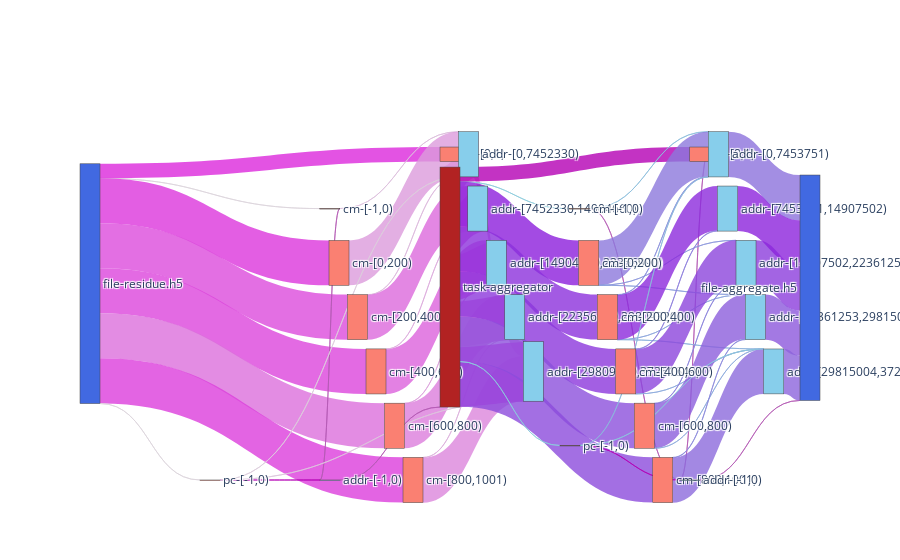

Notebook code for this chart:
### Code cell
AGG = nx.compose(G_AGG_R, G_AGG_W) 

agg_nodes, agg_nodes_dict = get_nodes_for_sankey(AGG,rm_tags=['agg_r','agg_w'])

agg_links = get_links_for_sankey(AGG, agg_nodes_dict)
fig = go.Figure(go.Sankey(
            node = agg_nodes,
            link = agg_links, orientation='h'))
fig.show()
fig.write_html(f"{path}/sankey-grouped-agg-vol-vfd.html")

### Figure 1 — Plotly figure (JSON) as saved in the notebook; plotly's stock layout.template omitted (floating-point values rounded to 4 significant figures)
{"data": [{"link": {"color": ["rgba(220, 212.8, 220, 0.8)", "rgba(220, 54.400000000000006, 220, 0.8)", "rgba(220, 76.0, 220, 0.8)", "rgba(220, 68.80000000000001, 220, 0.8)", "rgba(220, 112.0, 220, 0.8)", "rgba(220, 61.599999999999994, 220, 0.8)", "rgba(220, 212.8, 220, 0.8)", "rgba(220, 40.0, 220, 0.8)", "rgba(180, 90.0, 180, 0.8)", "rgba(220, 191.2, 220, 0.8)", "rgba(220, 155.2, 220, 0.8)", "rgba(220, 184.0, 220, 0.8)", "rgba(220, 104.8, 220, 0.8)", "rgba(220, 97.6, 220, 0.8)", "rgba(220, 169.6, 220, 0.8)", "rgba(220, 162.4, 220, 0.8)", "rgba(220, 126.39999999999999, 220, 0.8)", "rgba(220, 176.8, 220, 0.8)", "rgba(220, 133.60000000000002, 220, 0.8)", "rgba(180, 0.0, 180, 0.8)", "rgba(220, 205.6, 220, 0.8)", "rgba(220, 198.4, 220, 0.8)", "rgba(220, 140.8, 220, 0.8)", "rgba(180, 90.0, 180, 0.8)", "rgba(220, 148.0, 220, 0.8)", "rgba(220, 90.4, 220, 0.8)", "rgba(220, 83.19999999999999, 220, 0.8)", "rgba(220, 119.19999999999999, 220, 0.8)", "rgba(220, 47.20000000000002, 220, 0.8)", "rgba(140, 203.57142857142858, 220, 0.8)", "rgba(140, 30.0, 220, 0.8)", "rgba(140, 49.28571428571428, 220, 0.8)", "rgba(140, 55.71428571428572, 220, 0.8)", "rgba(140, 81.42857142857142, 220, 0.8)", "rgba(140, 75.0, 220, 0.8)", "rgba(140, 203.57142857142858, 220, 0.8)", "rgba(180, 0.0, 180, 0.8)", "rgba(180, 90.0, 180, 0.8)", "rgba(140, 190.71428571428572, 220, 0.8)", "rgba(180, 90.0, 180, 0.8)", "rgba(140, 120.0, 220, 0.8)", "rgba(140, 152.14285714285714, 220, 0.8)", "rgba(140, 158.57142857142858, 220, 0.8)", "rgba(140, 145.71428571428572, 220, 0.8)", "rgba(140, 165.0, 220, 0.8)", "rgba(140, 177.85714285714286, 220, 0.8)", "rgba(140, 42.85714285714286, 220, 0.8)", "rgba(140, 68.57142857142858, 220, 0.8)", "rgba(140, 171.42857142857144, 220, 0.8)", "rgba(140, 126.42857142857143, 220, 0.8)", "rgba(140, 132.85714285714286, 220, 0.8)", "rgba(140, 94.28571428571428, 220, 0.8)", "rgba(140, 171.42857142857144, 220, 0.8)", "rgba(140, 139.28571428571428, 220, 0.8)", "rgba(140, 107.14285714285715, 220, 0.8)", "rgba(180, 0.0, 180, 0.8)", "rgba(140, 184.28571428571428, 220, 0.8)", "rgba(140, 197.14285714285714, 220, 0.8)", "rgba(180, 90.0, 180, 0.8)", "rgba(140, 113.57142857142857, 220, 0.8)", "rgba(140, 62.14285714285714, 220, 0.8)", "rgba(140, 87.85714285714285, 220, 0.8)", "rgba(140, 100.71428571428572, 220, 0.8)", "rgba(140, 36.428571428571416, 220, 0.8)"], "label": ["Access Volume : 0 <br />Average Count : 3 <br />Average Access Size : 0 <br />Operation : read<br />Bandwidth : 0", "Access Volume : 7.42 MB <br />Average Count : 200 <br />Average Access Size : 37.11 KB <br />Operation : read<br />Bandwidth : 11.12 MB/s", "Access Volume : 7.44 MB <br />Average Count : 200 <br />Average Access Size : 37.21 KB <br />Operation : read<br />Bandwidth : 10.68 MB/s", "Access Volume : 7.44 MB <br />Average Count : 200 <br />Average Access Size : 37.2 KB <br />Operation : read<br />Bandwidth : 10.69 MB/s", "Access Volume : 7.44 MB <br />Average Count : 200 <br />Average Access Size : 37.21 KB <br />Operation : read<br />Bandwidth : 10.43 MB/s", "Access Volume : 7.48 MB <br />Average Count : 201 <br />Average Access Size : 37.21 KB <br />Operation : read<br />Bandwidth : 10.78 MB/s", "Access Volume : 0 <br />Average Count : 3 <br />Average Access Size : 0 <br />Operation : read<br />Bandwidth : 0", "Access Volume : 2.4 MB <br />Average Count : 1 <br />Average Access Size : 2.4 MB <br />Operation : read<br />Bandwidth : 1.56 GB/s", "Access Volume : 0 <br />Average Count : 1 <br />Average Access Size : 0 <br />Operation : open<br />Bandwidth : 0", "Access Volume : 2.51 KB <br />Average Count : 8 <br />Average Access Size : 314 B <br />Operation : read<br />Bandwidth : 714.15 B/s", "Access Volume : 7.43 MB <br />Average Count : 399 <br />Average Access Size : 18.62 KB <br />Operation : read<br />Bandwidth : 2.11 MB/s", "Access Volume : 37.06 KB <br />Average Count : 2 <br />Average Access Size : 18.53 KB <br />Operation : read<br />Bandwidth : 10.53 KB/s", "Access Volume : 7.41 MB <br />Average Count : 398 <br />Average Access Size : 18.62 KB <br />Operation : read<br />Bandwidth : 10.61 MB/s", "Access Volume : 7.41 MB <br />Average Count : 398 <br />Average Access Size : 18.62 KB <br />Operation : read<br />Bandwidth : 10.62 MB/s", "Access Volume : 36.86 KB <br />Average Count : 2 <br />Average Access Size : 18.43 KB <br />Operation : read<br />Bandwidth : 52.76 KB/s", "Access Volume : 37.54 KB <br />Average Count : 2 <br />Average Access Size : 18.77 KB <br />Operation : read<br />Bandwidth : 53.82 KB/s", "Access Volume : 7.41 MB <br />Average Count : 398 <br />Average Access Size : 18.62 KB <br />Operation : read<br />Bandwidth : 10.36 MB/s", "Access Volume : 37.25 KB <br />Average Count : 2 <br />Average Access Size : 18.62 KB <br />Operation : read<br />Bandwidth : 52.06 KB/s", "Access Volume : 7.45 MB <br />Average Count : 400 <br />Average Access Size : 18.62 KB <br />Operation : read<br />Bandwidth : 9.93 MB/s", "Access Volume : 0 <br />Average Count : 1 <br />Average Access Size : 0 <br />Operation : close<br />Bandwidth : 0", "Access Volume : 1.9 KB <br />Average Count : 4 <br />Average Access Size : 474 B <br />Operation : read<br />Bandwidth : 539.03 B/s", "Access Volume : 512 B <br />Average Count : 1 <br />Average Access Size : 512 B <br />Operation : read<br />Bandwidth : 682.71 B/s", "Access Volume : 2.4 MB <br />Average Count : 1 <br />Average Access Size : 2.4 MB <br />Operation : read<br />Bandwidth : 3.2 MB/s", "Access Volume : 0 <br />Average Count : 2 <br />Average Access Size : 0 <br />Operation : open<br />Bandwidth : 0", "Access Volume : 7.47 MB <br />Average Count : 413 <br />Average Access Size : 18.09 KB <br />Operation : read<br />Bandwidth : 2.12 MB/s", "Access Volume : 7.45 MB <br />Average Count : 400 <br />Average Access Size : 18.62 KB <br />Operation : read<br />Bandwidth : 10.66 MB/s", "Access Volume : 7.45 MB <br />Average Count : 400 <br />Average Access Size : 18.62 KB <br />Operation : read<br />Bandwidth : 10.68 MB/s", "Access Volume : 7.45 MB <br />Average Count : 400 <br />Average Access Size : 18.62 KB <br />Operation : read<br />Bandwidth : 10.41 MB/s", "Access Volume : 9.85 MB <br />Average Count : 402 <br />Average Access Size : 24.5 KB <br />Operation : read<br />Bandwidth : 13.13 MB/s", "Access Volume : 0 <br />Average Count : 3 <br />Average Access Size : 0 <br />Operation : write<br />Bandwidth : 0", "Access Volume : 7.42 MB <br />Average Count : 200 <br />Average Access Size : 37.11 KB <br />Operation : write<br />Bandwidth : 5.64 MB/s", "Access Volume : 7.44 MB <br />Average Count : 200 <br />Average Access Size : 37.21 KB <br />Operation : write<br />Bandwidth : 4.46 MB/s", "Access Volume : 7.44 MB <br />Average Count : 200 <br />Average Access Size : 37.2 KB <br />Operation : write<br />Bandwidth : 4.06 MB/s", "Access Volume : 7.44 MB <br />Average Count : 200 <br />Average Access Size : 37.21 KB <br />Operation : write<br />Bandwidth : 2.37 MB/s", "Access Volume : 7.48 MB <br />Average Count : 201 <br />Average Access Size : 37.21 KB <br />Operation : write<br />Bandwidth : 2.68 MB/s", "Access Volume : 0 <br />Average Count : 3 <br />Average Access Size : 0 <br />Operation : write<br />Bandwidth : 0", "Access Volume : 2.4 MB <br />Average Count : 1 <br />Average Access Size : 2.4 MB <br />Operation : open<br />Bandwidth : 1.56 GB/s", "Access Volume : 0 <br />Average Count : 1 <br />Average Access Size : 0 <br />Operation : open<br />Bandwidth : 0", "Access Volume : 590 B <br />Average Count : 4 <br />Average Access Size : 147.5 B <br />Operation : write<br />Bandwidth : 26.18 B/s", "Access Volume : 0 <br />Average Count : 1 <br />Average Access Size : 0 <br />Operation : open<br />Bandwidth : 0", "Access Volume : 7.41 MB <br />Average Count : 199 <br />Average Access Size : 37.25 KB <br />Operation : write<br />Bandwidth : 328.93 KB/s", "Access Volume : 1.26 KB <br />Average Count : 79 <br />Average Access Size : 16 B <br />Operation : write<br />Bandwidth : 577.9 B/s", "Access Volume : 1.92 KB <br />Average Count : 120 <br />Average Access Size : 16 B <br />Operation : write<br />Bandwidth : 538.75 B/s", "Access Volume : 74.4 KB <br />Average Count : 2 <br />Average Access Size : 37.2 KB <br />Operation : write<br />Bandwidth : 3.3 KB/s", "Access Volume : 1.28 KB <br />Average Count : 80 <br />Average Access Size : 16 B <br />Operation : write<br />Bandwidth : 359.17 B/s", "Access Volume : 1.92 KB <br />Average Count : 120 <br />Average Access Size : 16 B <br />Operation : write<br />Bandwidth : 131.96 B/s", "Access Volume : 7.37 MB <br />Average Count : 198 <br />Average Access Size : 37.24 KB <br />Operation : write<br />Bandwidth : 4.93 MB/s", "Access Volume : 7.37 MB <br />Average Count : 198 <br />Average Access Size : 37.24 KB <br />Operation : write<br />Bandwidth : 3.37 MB/s", "Access Volume : 3.2 KB <br />Average Count : 200 <br />Average Access Size : 16 B <br />Operation : write<br />Bandwidth : 219.93 B/s", "Access Volume : 74.35 KB <br />Average Count : 2 <br />Average Access Size : 37.18 KB <br />Operation : write<br />Bandwidth : 49.71 KB/s", "Access Volume : 74.56 KB <br />Average Count : 2 <br />Average Access Size : 37.28 KB <br />Operation : write<br />Bandwidth : 34.09 KB/s", "Access Volume : 7.38 MB <br />Average Count : 198 <br />Average Access Size : 37.25 KB <br />Operation : write<br />Bandwidth : 2.07 MB/s", "Access Volume : 3.2 KB <br />Average Count : 200 <br />Average Access Size : 16 B <br />Operation : write<br />Bandwidth : 219.93 B/s", "Access Volume : 74.18 KB <br />Average Count : 2 <br />Average Access Size : 37.09 KB <br />Operation : write<br />Bandwidth : 20.82 KB/s", "Access Volume : 7.41 MB <br />Average Count : 352 <br />Average Access Size : 21.06 KB <br />Operation : write<br />Bandwidth : 509.59 KB/s", "Access Volume : 0 <br />Average Count : 1 <br />Average Access Size : 0 <br />Operation : close<br />Bandwidth : 0", "Access Volume : 608 B <br />Average Count : 3 <br />Average Access Size : 202.67 B <br />Operation : write<br />Bandwidth : 26.98 B/s", "Access Volume : 296 B <br />Average Count : 2 <br />Average Access Size : 148 B <br />Operation : write<br />Bandwidth : 20.34 B/s", "Access Volume : 0 <br />Average Count : 2 <br />Average Access Size : 0 <br />Operation : open<br />Bandwidth : 0", "Access Volume : 7.49 MB <br />Average Count : 208 <br />Average Access Size : 36 KB <br />Operation : write<br />Bandwidth : 332.28 KB/s", "Access Volume : 7.45 MB <br />Average Count : 279 <br />Average Access Size : 26.7 KB <br />Operation : write<br />Bandwidth : 3.41 MB/s", "Access Volume : 7.45 MB <br />Average Count : 400 <br />Average Access Size : 18.63 KB <br />Operation : write<br />Bandwidth : 2.09 MB/s", "Access Volume : 7.42 MB <br />Average Count : 874 <br />Average Access Size : 8.49 KB <br />Operation : write<br />Bandwidth : 510.18 KB/s", "Access Volume : 7.45 MB <br />Average Count : 200 <br />Average Access Size : 37.24 KB <br />Operation : write<br />Bandwidth : 4.98 MB/s"], "source": [0, 0, 0, 0, 0, 0, 0, 0, 1, 1, 2, 3, 3, 4, 4, 5, 5, 6, 6, 7, 7, 7, 8, 9, 10, 11, 12, 13, 14, 15, 15, 15, 15, 15, 15, 15, 15, 16, 16, 17, 18, 18, 18, 19, 19, 19, 19, 20, 20, 20, 21, 21, 21, 22, 22, 23, 23, 23, 24, 25, 26, 27, 28, 29], "target": [1, 2, 3, 4, 5, 6, 7, 8, 9, 10, 10, 10, 11, 12, 11, 12, 13, 13, 14, 9, 10, 14, 14, 15, 15, 15, 15, 15, 15, 16, 18, 19, 20, 21, 22, 23, 17, 24, 25, 24, 25, 26, 27, 25, 27, 28, 29, 26, 28, 29, 26, 27, 28, 27, 28, 24, 25, 28, 30, 30, 30, 30, 30, 30], "value": [1, 7422108, 7441148, 7440164, 7442936, 7479508, 1, 2400000, 1, 2512, 7428880, 37056, 7410912, 7410120, 36856, 37544, 7412216, 37248, 7449144, 1, 1896, 512, 2400000, 1, 7470344, 7447768, 7447664, 7449464, 9849656, 1, 7422108, 7441148, 7440164, 7442936, 7479508, 1, 2400000, 1, 590, 1, 7412880, 1264, 1920, 74400, 1280, 1920, 7373568, 7372624, 3200, 74352, 74560, 7375200, 3200, 74184, 7414656, 1, 608, 296, 1, 7488478, 7448448, 7452584, 7423272, 7447920]}, "node": {"color": ["RoyalBlue", "Salmon", "Salmon", "Salmon", "Salmon", "Salmon", "Salmon", "Salmon", "Salmon", "SkyBlue", "SkyBlue", "SkyBlue", "SkyBlue", "SkyBlue", "SkyBlue", "FireBrick", "Salmon", "Salmon", "Salmon", "Salmon", "Salmon", "Salmon", "Salmon", "Salmon", "SkyBlue", "SkyBlue", "SkyBlue", "SkyBlue", "SkyBlue", "SkyBlue", "RoyalBlue"], "label": ["file-residue.h5", "cm-[-1,0)", "cm-[0,200)", "cm-[200,400)", "cm-[400,600)", "cm-[600,800)", "cm-[800,1001)", "pc-[-1,0)", "pc-[0,1)", "addr-[-1,0)", "addr-[0,7452330)", "addr-[7452330,14904660)", "addr-[14904660,22356990)", "addr-[22356990,29809320)", "addr-[29809320,37261649)", "task-aggregator", "cm-[-1,0)", "pc-[0,1)", "cm-[0,200)", "cm-[200,400)", "cm-[400,600)", "cm-[600,800)", "cm-[800,1001)", "pc-[-1,0)", "addr-[-1,0)", "addr-[0,7453751)", "addr-[14907502,22361253)", "addr-[22361253,29815004)", "addr-[29815004,37268754)", "addr-[7453751,14907502)", "file-aggregate.h5"], "x": [0.325, 0.3375, 0.35, 0.375, 0.4, 0.425, 0.45, 0.4875, 0.5, 0.5125, 0.525, 0.5375, 0.5625, 0.5875, 0.6125, 0.6625, 0.675, 0.8375, 0.6875, 0.7125, 0.7375, 0.7625, 0.7875, 0.8125, 0.85, 0.8625, 0.9, 0.9125, 0.9375, 0.875, 1], "y": [0, 0.2857, 0.4286, 0.5714, 0.7143, 0.8571, 1, 0, 0.1429, 0, 0.1429, 0.2857, 0.4286, 0.5714, 0.7143, 0, 0.2857, 0.1429, 0.4286, 0.5714, 0.7143, 0.8571, 1, 0, 0, 0.1429, 0.4286, 0.5714, 0.7143, 0.2857, 0]}, "orientation": "h", "type": "sankey"}], "layout": {}}
